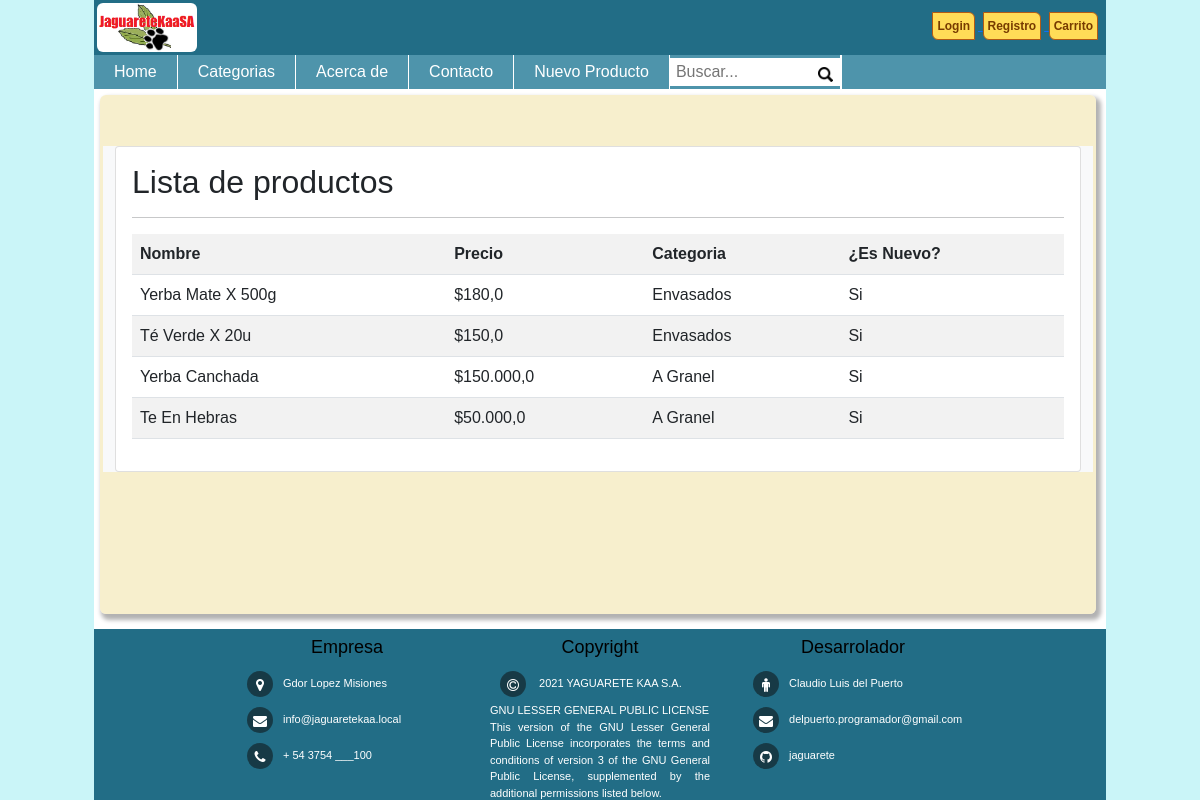
The page /listar_productos/ on the database as committed earlier.
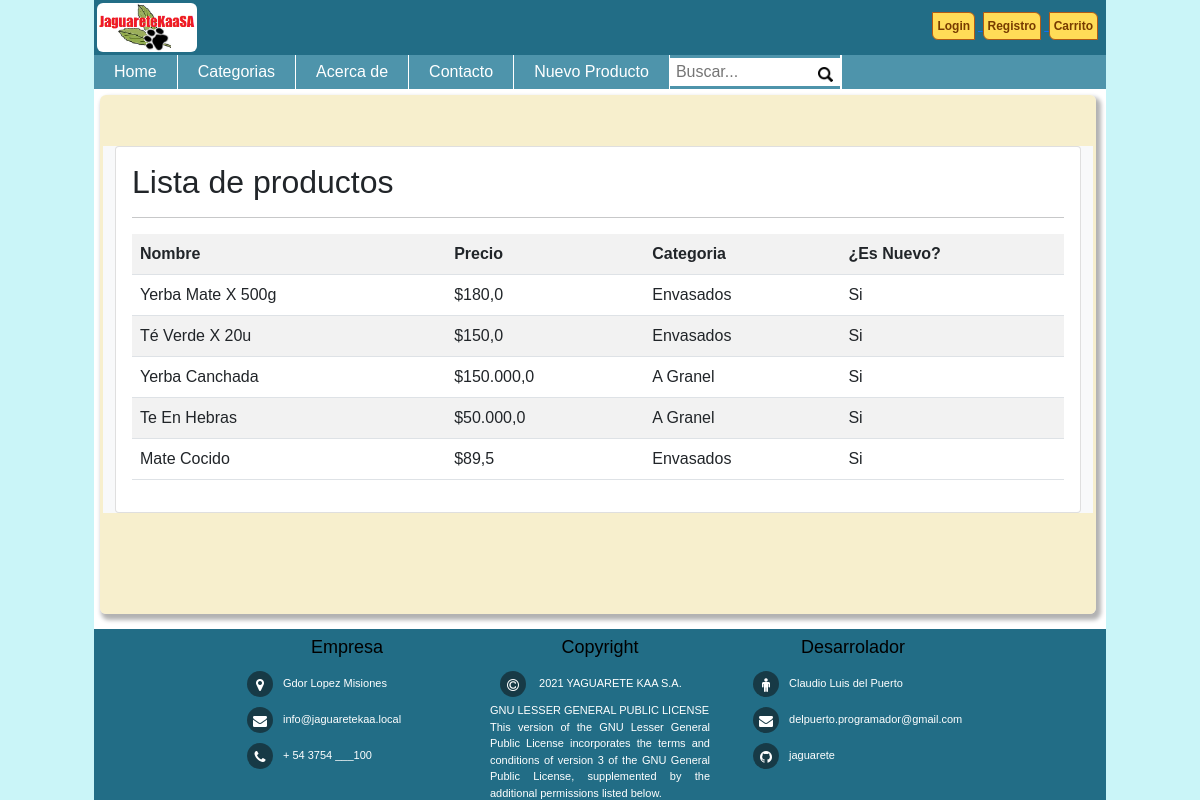
The same page on the database as committed later.
### jaguareteAPP/models.py (models this page shows, shortened)
class Producto(models.Model):
    nombre      = models.CharField(max_length=50)
    precio      = models.FloatField(null=True)
    descripcion = models.TextField(null=True)
    nuevo       = models.BooleanField(default=False)
    categoria   = models.ForeignKey(Categoria, on_delete=models.PROTECT)
    imagen      = models.ImageField(upload_to="productos", null=True)

class Categoria(models.Model):
    nombre = models.CharField(max_length=50)
    def __str__(self):
        return self.nombre

### jaguareteAPP/views.py (the view)
# urls.py: path('listar_productos/', views.listar_productos, name="listar_productos"),
def listar_productos(request):
    productos = Producto.objects.all()
    data = {
        'productos': productos
    }
    return render(request,"producto/listar.html", data)

### jaguareteAPP/templates/producto/listar.html
{% extends 'home/base.html' %}
{% block contenido %}
{% load crispy_forms_tags %}
{% load humanize %}
<br>
<br>
<div class="container bg-light">
    <div class="card">
        <div class="card-body">
            <h2>Lista de productos</h2>
            <hr>
            <table class="table table-striped table-hover table-responsive-sm">
                <tr>
                    <th>Nombre</th>
                    <th>Precio</th>
                    <th>Categoria</th>
                    <th>¿Es Nuevo?</th>
                </tr>
                {% for p in productos %}
                    <tr>
                        <td>{{p.nombre | title}}</td>
                        <td>${{p.precio | intcomma}}</td>
                        <td>{{p.categoria}}</td>
                        <td>
                            {% if p.nuevo %}
                                Si
                            {% else %}
                                No
                            {% endif %}
                        </td>
                    </tr>
                {% endfor %}
            </table>
        </div>
    </div>
</div>
<br>
<br>
<br>
{% endblock %}

Rows that differ between the two databases and show on the page:
added Producto: nombre "Mate Cocido", precio "89,5", categoria "Envasados", nuevo "Si"
